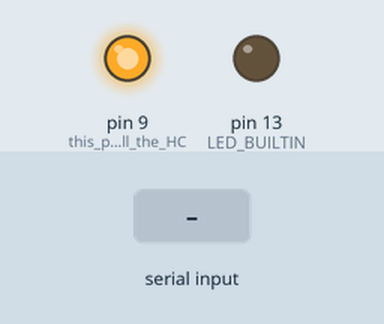
This sketch was run on a simulated Arduino Uno, built with avr-gcc and run on an emulated ATmega328P. On the bench: output pins drawn as LEDs (lit = HIGH). Dashed ring = blinking. Inputs (shaded band) come from the test bench.

Above: at 1.2 s.
1.3 s: "1" received over the second serial link
At 2.0 s:
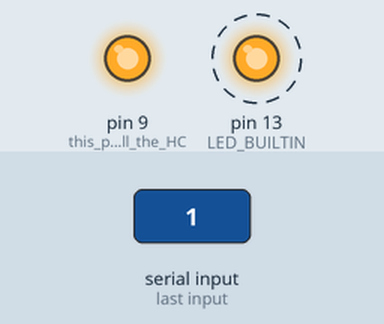
Timing chart, 0 to 10.3 s (numbered marks = the images above; inputs shaded):
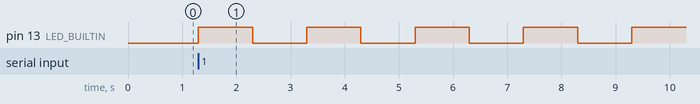

Measured:
- after the input at 1.3 s, pin 13 (LED_BUILTIN): alternates HIGH for 1.0 s and LOW for 1.0 s, starting at once

The sketch:

Blink_if_BT.ino
```cpp
#include <SoftwareSerial.h>

SoftwareSerial mySerial(10, 11); // RX, TX

void setup() {
  pinMode(9, OUTPUT);  // this pin will pull the HC-05 pin 34 (key pin) HIGH to switch module to AT mode
  digitalWrite(9, HIGH);
  pinMode(LED_BUILTIN, OUTPUT);
  mySerial.begin(38400);
}

void loop() {
  if (mySerial.available()) {
    digitalWrite(LED_BUILTIN, HIGH);
    delay(1000);
    digitalWrite(LED_BUILTIN, LOW);
    delay(1000);
  }
}
```
